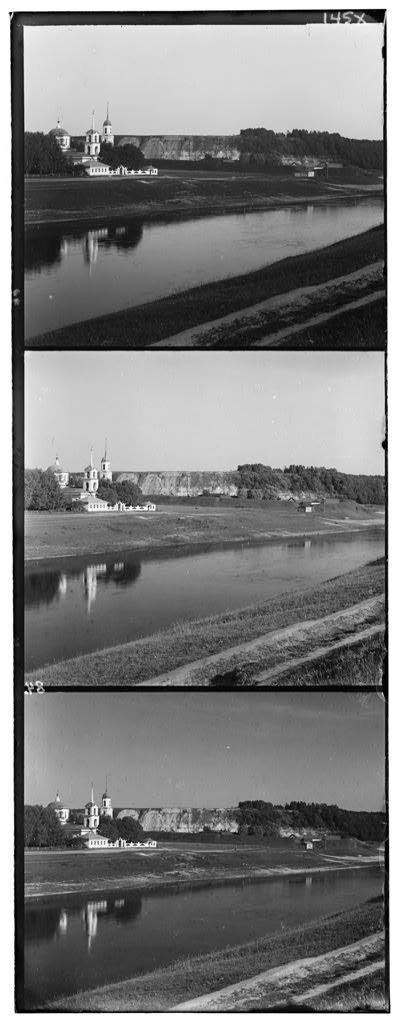
%> input picture lab3/data/image1.jpg, 400 x 1024 px; its folder holds only this picture in this run
$ octave main.m   (GNU Octave 9; MATLAB toolbox functions it lacks are replaced by stand-ins)
%> lines starting %> are read from the running program, lines starting %| are printed output that depends on the picture
### lab3/im_align1.m
function [] = im_align1(r,g,b,i)
    sz = size(r);
    crop = 15;
    norm_b = norm(b);
    norm_r = norm(r);
    norm_g = norm(g);
    crop_b = b(crop:sz(1)-crop,crop:sz(2)-crop)/norm_b;

    best_case_r = [1,1,realmax];
    best_case_g = [1,1,realmax];

    for m = -crop:crop
        for n = -crop:crop
            shifted_r = circshift(r,[m,n]);
            shifted_g = circshift(g,[m,n]);

            crop_r = shifted_r(crop:sz(1)-crop,crop:sz(2)-crop)/norm_r;
            crop_g = shifted_g(crop:sz(1)-crop,crop:sz(2)-crop)/norm_g;

            simi_r = sum((crop_b-crop_r).^2,"all");
            simi_g = sum((crop_b-crop_g).^2,"all");

            if simi_r < best_case_r(3)
                best_case_r = [m,n,simi_r];
            end
            if simi_g < best_case_g(3)
                best_case_g = [m,n,simi_g];
            end
        end
    end
    shifted_r = circshift(r,[best_case_r(1),best_case_r(2)]);
    shifted_g = circshift(g,[best_case_g(1),best_case_g(2)]);

    img_ssd = cat(3,uint8(shifted_r), uint8(shifted_g), uint8(b));

    output_filename_ssd = sprintf("ssd/image%d-ssd.jpg",i);
    imwrite(img_ssd,output_filename_ssd)
    fprintf("aligned image%d using SSD,    shifted r by (%d,%d) and g by (%d,%d)\n",i,best_case_r(1),best_case_r(2),best_case_g(1),best_case_g(2))
end

### lab3/im_align2.m
function [] = im_align2(r,g,b,i)
    sz = size(r);
    crop = 15;
    crop_b = b(crop:sz(1)-crop,crop:sz(2)-crop);

    best_case_r = [1,1,0];
    best_case_g = [1,1,0];

    for m = -crop:crop
        for n = -crop:crop
            shifted_r = circshift(r,[m,n]);
            shifted_g = circshift(g,[m,n]);

            crop_r = shifted_r(crop:sz(1)-crop,crop:sz(2)-crop);
            crop_g = shifted_g(crop:sz(1)-crop,crop:sz(2)-crop);

            simi_r = sum(crop_b .* crop_r,"all") / sqrt(sum(crop_b.^2,"all")*sum(crop_r.^2,"all"));
            simi_g = sum(crop_b .* crop_g,"all") / sqrt(sum(crop_b.^2,"all")*sum(crop_g.^2,"all"));

            if simi_r > best_case_r(3)
                best_case_r = [m,n,simi_r];
            end
            if simi_g > best_case_g(3)
                best_case_g = [m,n,simi_g];
            end
        end
    end
    shifted_r = circshift(r,[best_case_r(1),best_case_r(2)]);
    shifted_g = circshift(g,[best_case_g(1),best_case_g(2)]);

    img_ncc = cat(3,uint8(shifted_r), uint8(shifted_g), uint8(b));

    output_filename_ncc = sprintf("ncc/image%d-ncc.jpg",i);
    imwrite(img_ncc,output_filename_ncc)
    fprintf("aligned image%d using NCC,    shifted r by (%d,%d) and g by (%d,%d)\n",i,best_case_r(1),best_case_r(2),best_case_g(1),best_case_g(2))
end

### lab3/harris.m
function [cors,cors_img] = harris(x)
    k = 0.05;
    I_x = gradient_x(x);
    I_y = gradient_y(x);

    Ixx = imgaussfilt(I_x.^2,1);
    Ixy = imgaussfilt(I_y.*I_x,1);
    Iyy = imgaussfilt(I_y.^2,1);
    detA = (Ixx.*Iyy) - Ixy.^2;
    traceA = Ixx + Iyy;
    R = detA - k * traceA.*2;
    maxima =  (R > imdilate(R, [1 1 1; 1 0 1; 1 1 1])).*R;
    %maxima = imregionalmax(R).*R;
    cors = zeros(200,2);
    cors_img = zeros(size(x));

    for i = 1:200
        [M,I] = max(maxima(:));
        [I_row, I_col] = ind2sub(size(maxima),I);
        cors(i,1) = I_row;
        cors(i,2) = I_col;
        cors_img(I_row,I_col) = 255;
        maxima(I_row,I_col) = 0;
    end
end

function I_x = gradient_x(frame)
    kernel_x = [-1,0,1;-2,0,2;-1,0,1];
    I_x = conv2(frame,kernel_x,'same');
end

function I_y = gradient_y(frame)
    kernel_y = [1,2,1;0,0,0;-1,-2,-1];
    I_y = conv2(frame,kernel_y,'same');
end

### lab3/im_align3.m
function [] = im_align3(r,g,b,i)


    [cors_r,cors_img_r] = harris(r);
    [cors_g,cors_img_g] = harris(g);
    [cors_b,cors_img_b] = harris(b);

    offset_g = ransac(cors_b,cors_g,5000);
    offset_r = ransac(cors_b,cors_r,5000);
    shifted_r = circshift(r,[offset_r(1),offset_r(2)]);
    shifted_g = circshift(g,[offset_g(1),offset_g(2)]);

    img_corner = cat(3,uint8(shifted_r), uint8(shifted_g), uint8(b));

    output_filename_corner = sprintf("corner/image%d-corner.jpg",i);
    imwrite(img_corner,output_filename_corner)
    fprintf("aligned image%d using corner, shifted r by (%d,%d) and g by (%d,%d)\n",i,offset_r(1),offset_r(2),offset_g(1),offset_g(2))
end

function best_offset = ransac(cors_b,cors_g,iters)
    best_ins = 0;
    best_offset = [0,0];
    for i = 1:iters
        sel_b = cors_b(ceil(rand * 200),:);
        near_g = {};
        for j = 1:200
            if (abs(cors_g(j,1)-sel_b(1)) < 10) && (abs(cors_g(j,2)-sel_b(2)) < 10)
                near_g = [near_g,cors_g(j,:)];
            end
        end
        sz = size(near_g);
        if sz(2) == 0
            continue
        end
        sel_g = near_g{ceil(rand * sz(2))};
        offset = sel_b - sel_g;
        shifted_cors_g = cors_g + offset;
        ins = 0;
        for j = 1:200
            if 2 >= min(prod(abs(shifted_cors_g - cors_b(j)),2))
                ins = ins + 1;
            end
        end

        if best_ins < ins
            best_ins = ins;
            best_offset = offset;
        end

    end
end

### lab3/main.m
close all
clc

for i = 1:6
    input_filename = sprintf("data/image%d.jpg",i);
    img = double(imread(input_filename));
%> img: size 1024x400 double; min 0, max 255, mean 124.2; mean of the top-left, top-right, bottom-left and bottom-right quarters 140.7, 141.2, 109.1, 105.5
    b = img(25:325,25:370);
    g = img(365:665,25:370);
    r = img(695:995,25:370);
    img_color = cat(3,uint8(r),uint8(g),uint8(b));
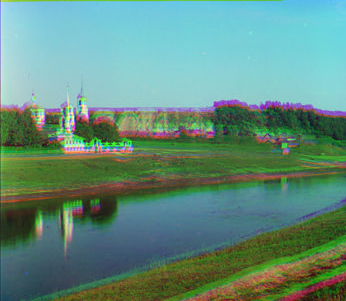
%> img_color: size 301x346x3 uint8; mean R, G, B 97.6, 140.3, 124.7
    output_filename = sprintf("color/image%d-color.jpg",i);
    imwrite(img_color,output_filename)
    im_align1(r,g,b,i);
%> in im_align1, `norm_b = norm(b);`: norm_b = 45846.7
%> in im_align1, `norm_r = norm(r);`: norm_r = 32882.3
%> in im_align1, `norm_g = norm(g);`: norm_g = 47973.6
%> in im_align1, `crop_b = b(crop:sz(1)-crop,crop:sz(2)-crop)/norm_b;`:
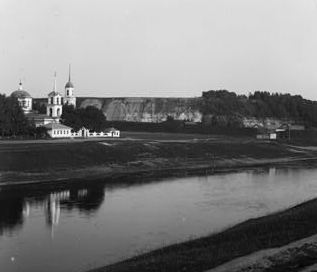
%> crop_b: size 272x317 double; min 0.000109, max 0.00547, mean 0.00273; drawn with min black and max white
%> after the loop in im_align1, `for m = -crop:crop`: best_case_g = [4 2 0.046]; best_case_r = [-2 1 0.1]
%> in im_align1, `img_ssd = cat(3,uint8(shifted_r), uint8(shifted_g), uint8(b));`:
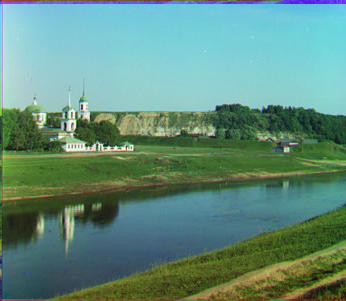
%> img_ssd: size 301x346x3 uint8; mean R, G, B 97.6, 140.3, 124.7; mean of the top-left, top-right, bottom-left and bottom-right quarters 162.2, 151.1, 83.2, 87.4
%| aligned image1 using SSD,    shifted r by (-2,1) and g by (4,2)
    im_align2(r,g,b,i);
%> after the loop in im_align2, `for m = -crop:crop`: best_case_g = [4 2 0.973]; best_case_r = [-2 1 0.943]
%| aligned image1 using NCC,    shifted r by (-2,1) and g by (4,2)
    im_align3(r,g,b,i);
%> the loop in harris, `for i = 1:200` made 200 passes
%> (M, I, I_row, I_col) on passes 1 to 3: (2.78e+10, 1, 1, 1), (1.65e+10, 25433, 149, 85), (1.58e+10, 32357, 150, 108)
%> after the loop in harris, `for i = 1:200`:
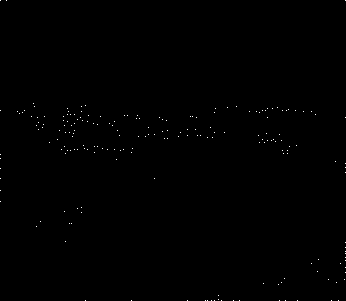
%> cors_img: size 301x346 double; 0.19% white in thin lines or dots
%> after the loop in harris, `for i = 1:200`:
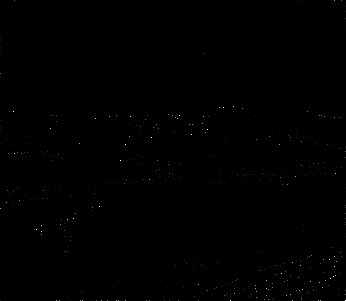
%> maxima: size 301x346 double; min 0, max 384039423.3, mean 499154.4; drawn with min black and max white
%> after the loop in harris, `for i = 1:200`: cors = 200 rows, first 12: [1 1; 149 85; 150 108; 149 103; 150 88; 126 72; 150 115; 140 58; 107 82; 147 95; 137 73; 124 75]
%> in im_align3, `[cors_r,cors_img_r] = harris(r);`: cors_r has the same summary as cors in harris
%> the loop in harris (call 2), `for i = 1:200` made 200 passes
%> (M, I, I_row, I_col) on passes 1 to 3: (7.23e+10, 1, 1, 1), (6.48e+10, 103846, 1, 346), (1.63e+10, 103956, 111, 346)
%> after the loop in harris (call 2), `for i = 1:200`: cors_img: size 301x346 double; 0.19% white in thin lines or dots
%> after the loop in harris (call 2), `for i = 1:200`:
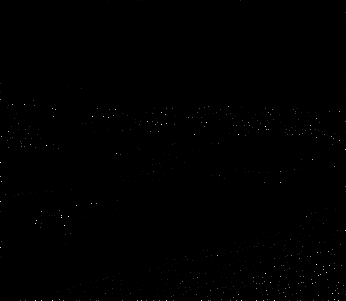
%> maxima: size 301x346 double; min 0, max 295181103, mean 482377.2; drawn with min black and max white
%> after the loop in harris (call 2), `for i = 1:200`: cors = 200 rows, first 12: [1 1; 1 346; 111 346; 142 102; 143 85; 143 108; 102 81; 143 89; 143 115; 120 64; 105 81; 103 215]
%> in im_align3, `[cors_g,cors_img_g] = harris(g);`: cors_g has the same summary as cors in harris
%> the loop in harris (call 3), `for i = 1:200` made 200 passes
%> (M, I, I_row, I_col) on passes 1 to 3: (1.34e+11, 103846, 1, 346), (4.7e+10, 3, 3, 1), (2.89e+10, 103961, 116, 346)
%> after the loop in harris (call 3), `for i = 1:200`: cors_img: size 301x346 double; 0.19% white in thin lines or dots
%> after the loop in harris (call 3), `for i = 1:200`:
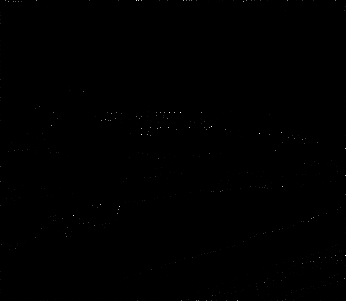
%> maxima: size 301x346 double; min 0, max 196370416.5, mean 160047.7; drawn with min black and max white
%> (the run ends here)
